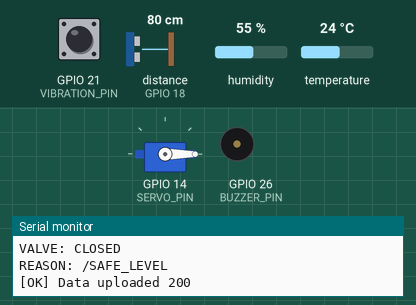
Simulated run of this sketch. Board: ESP32. On the bench: servo, buzzer (waves = sounding), the last lines printed to the serial monitor. Wiring (inferred from the names in the program): ultrasonic range finder: trigger GPIO 5; echo GPIO 18. The inputs (shaded band) are chosen by the test bench; at power-on: distance to the obstacle (sensor on GPIO 18) 80 cm, GPIO 21 (VIBRATION_PIN) HIGH, humidity 55 %, temperature 24 °C. The echo pulse lasts 58.3 µs per cm; WiFi joins after 1.5 s; servers stay silent unless stated; uploads are accepted with an empty reply; the local clock reads 2024-03-15 10:24:30 at power-on unless the sketch sets it.

Above: at 3.8 s.
3.9 s: distance to the obstacle (sensor on GPIO 18) set to 12 cm
6.1 s: distance to the obstacle (sensor on GPIO 18) set to 9 cm
At 7.48 s:
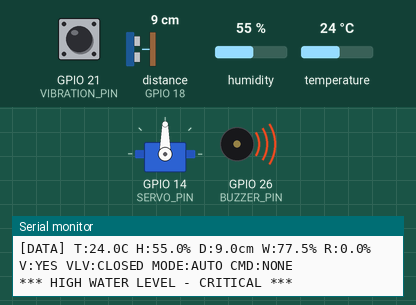
At 8.4 s:
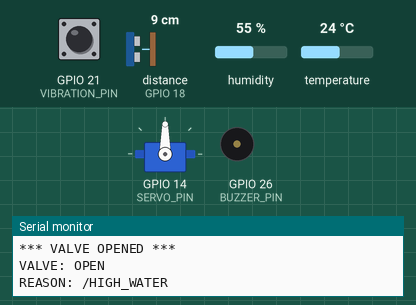
Timing chart, 0 to 9.9 s (numbered marks = the images above; inputs shaded):
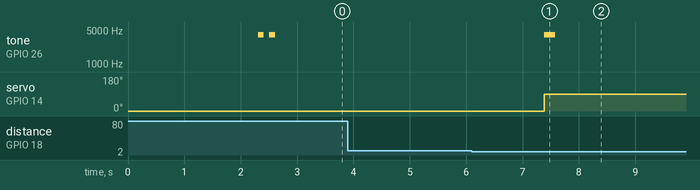

The sketch:

smart_dam_esp32.ino
```cpp
/*******************************************************
 * SMART DAM AUTOMATION SYSTEM - ESP32 WROOM
 * FINAL EDGE DEVICE CODE (fast update + logs + MANUAL)
 ********************************************************/

#include <WiFi.h>
#include <HTTPClient.h>
#include "DHT.h"
#include <ESP32Servo.h>
#include <ArduinoJson.h>
#include <time.h>

// ----------------------------------------------------
// USER CONFIG
// ----------------------------------------------------

#define WIFI_SSID   "------------"
#define WIFI_PASS   "************************"

#define FIREBASE_DB_URL "https://********************.firebasedatabase.app"

// Dam settings
#define DAM_HEIGHT_CM 40

// ----------------------------------------------------
// PIN SETUP (SAFE)
// ----------------------------------------------------

#define DHTPIN 4
#define DHTTYPE DHT11

#define TRIG_PIN 5
#define ECHO_PIN 18

#define BUZZER_PIN 26
//#define SERVO_PIN 13
#define SERVO_PIN 14

#define VIBRATION_PIN 21

// ----------------------------------------------------
// GLOBALS
// ----------------------------------------------------

DHT dht(DHTPIN, DHTTYPE);
Servo valveServo;

bool valveState = false;
float lastRainPercent = 0.0f;
bool lastVibrationState = false;

// Valve control from Firebase
String controlMode = "AUTO";        // "AUTO" | "MANUAL"
String manualCommand = "NONE";      // "OPEN" | "CLOSE" | "NONE"

unsigned long lastPost = 0;
const unsigned long postInterval = 2000;   // send to Firebase every 2s
//Failed to load dashboard data.const unsigned long postInterval = 1000;   // send to Firebase every 1s


unsigned long lastRainFetch = 0;
const unsigned long rainFetchInterval = 15000; // 15s

unsigned long lastControlFetch = 0;
const unsigned long controlFetchInterval = 2000; // 2s

// ----------------------------------------------------
// PWM BUZZER (ESP32 core 3.x API)
// ----------------------------------------------------

#define BUZZER_FREQUENCY 4000
#define BUZZER_RESOLUTION 8

void setupBuzzer() {
  ledcAttach(BUZZER_PIN, BUZZER_FREQUENCY, BUZZER_RESOLUTION);
}

void beep(int ms, int strength = 200) {
  uint32_t duty = (strength * (1 << BUZZER_RESOLUTION)) / 255;
  ledcWrite(BUZZER_PIN, duty);
  delay(ms);
  ledcWrite(BUZZER_PIN, 0);
}

// ----------------------------------------------------
// TIME / TIMESTAMP
// ----------------------------------------------------

String nowIso() {
  time_t now = time(nullptr);
  if (now < 100000) {
    return String(millis());  // fallback when NTP not ready
  }
  struct tm *tm_info = gmtime(&now);
  char buf[25];
  strftime(buf, sizeof(buf), "%Y-%m-%dT%H:%M:%SZ", tm_info);
  return String(buf);
}

// ----------------------------------------------------
// FIREBASE HELPERS FOR ALERT LOGS
// ----------------------------------------------------

void logVibrationAlert() {
  if (WiFi.status() != WL_CONNECTED) return;

  DynamicJsonDocument doc(256);
  doc["level"] = "HIGH";
  doc["timestamp"] = nowIso();
  doc["nodeId"] = "main";

  String json;
  serializeJson(doc, json);

  HTTPClient http;
  http.begin(String(FIREBASE_DB_URL) + "/alerts/vibration.json");
  http.addHeader("Content-Type", "application/json");
  http.POST(json);
  http.end();
}

void logWaterLevelAlert(float dist, float pct, const char* level) {
  if (WiFi.status() != WL_CONNECTED) return;

  DynamicJsonDocument doc(256);
  doc["distanceCm"] = dist;
  doc["percent"] = pct;
  doc["level"] = level;
  doc["timestamp"] = nowIso();
  doc["nodeId"] = "main";

  String json;
  serializeJson(doc, json);

  HTTPClient http;
  http.begin(String(FIREBASE_DB_URL) + "/alerts/waterLevel.json");
  http.addHeader("Content-Type", "application/json");
  http.POST(json);
  http.end();
}

// ----------------------------------------------------
// VIBRATION DETECTION
// ----------------------------------------------------

bool checkVibration() {
  bool currentVibration = digitalRead(VIBRATION_PIN);
  // Edge trigger on rising edge
  if (currentVibration && !lastVibrationState) {
    beep(300, 255);
    Serial.println("*** VIBRATION DETECTED ***");
    lastVibrationState = true;
    logVibrationAlert();
    return true;
  }
  lastVibrationState = currentVibration;
  return currentVibration;
}

// ----------------------------------------------------
// ULTRASONIC + WATER PERCENT
// ----------------------------------------------------

float measureDistance() {
  digitalWrite(TRIG_PIN, LOW);
  delayMicroseconds(3);
  digitalWrite(TRIG_PIN, HIGH);
  delayMicroseconds(12);
  digitalWrite(TRIG_PIN, LOW);

  long duration = pulseIn(ECHO_PIN, HIGH, 30000);
  if (duration == 0) return -1;

  float dist = (duration * 0.0343f) / 2.0f;
  return dist;
}

float calcWaterPercent(float dist) {
  if (dist < 0 || dist > DAM_HEIGHT_CM) return 0;

  float height = DAM_HEIGHT_CM - dist;
  float pct = (height / DAM_HEIGHT_CM) * 100.0f;

  if (pct < 0) pct = 0;
  if (pct > 100) pct = 100;
  return pct;
}

// ----------------------------------------------------
// FETCH RAIN PREDICTION FROM FIREBASE
// ----------------------------------------------------

void fetchRainPrediction() {
  if (WiFi.status() != WL_CONNECTED) return;
  if (millis() - lastRainFetch < rainFetchInterval) return;

  lastRainFetch = millis();

  HTTPClient http;
  http.begin(String(FIREBASE_DB_URL) + "/predictions/rainfall.json");
  int code = http.GET();
  if (code == 200) {
    String body = http.getString();
    DynamicJsonDocument doc(256);
    if (deserializeJson(doc, body) == DeserializationError::Ok &&
        doc.containsKey("percent")) {
      lastRainPercent = doc["percent"].as<float>();
      Serial.printf("[RAIN] Updated rainfall prediction: %.1f%%\n", lastRainPercent);
    }
  }
  http.end();
}

// ----------------------------------------------------
// FETCH CONTROL / VALVE FROM FIREBASE
// ----------------------------------------------------

void fetchControl() {
  if (WiFi.status() != WL_CONNECTED) return;
  if (millis() - lastControlFetch < controlFetchInterval) return;

  lastControlFetch = millis();

  HTTPClient http;
  http.begin(String(FIREBASE_DB_URL) + "/control/valve.json");
  int code = http.GET();
  if (code == 200) {
    String body = http.getString();
    DynamicJsonDocument doc(256);
    if (deserializeJson(doc, body) == DeserializationError::Ok) {
      if (doc["mode"].is<const char*>()) {
        controlMode = String(doc["mode"].as<const char*>());
      }
      if (doc["manualCommand"].is<const char*>()) {
        manualCommand = String(doc["manualCommand"].as<const char*>());
      }
    }
  }
  http.end();
}

// ----------------------------------------------------
// VALVE CONTROL
// ----------------------------------------------------

void setValve(bool open, String reason) {
  bool changed = (valveState != open);
  valveState = open;

  if (changed) {
    if (open) {
      valveServo.write(90);
      beep(200, 200);
      Serial.println("*** VALVE OPENED ***");
    } else {
      valveServo.write(0);
      beep(100, 150);
      Serial.println("*** VALVE CLOSED ***");
    }
  }

  Serial.print("VALVE: ");
  Serial.println(open ? "OPEN" : "CLOSED");
  Serial.print("REASON: /");
  Serial.println(reason);

  // Always push status (so frontend never shows UNKNOWN)
  if (WiFi.status() == WL_CONNECTED) {
    DynamicJsonDocument doc(256);
    doc["state"] = open ? "OPEN" : "CLOSED";
    doc["reason"] = reason;
    doc["timestamp"] = nowIso();

    String json;
    serializeJson(doc, json);

    HTTPClient http;
    http.begin(String(FIREBASE_DB_URL) + "/status/valve.json");
    http.addHeader("Content-Type", "application/json");
    http.PUT(json);
    http.end();
  }
}

// ----------------------------------------------------
// AUTO CONTROL
// ----------------------------------------------------

void autoControl(float dist, float pct, float rain) {
  static bool highWaterAlerted = false;

  // High water: open
  if (pct > 75.0f) {
    if (!highWaterAlerted) {
      beep(500, 255);  // critical alert
      Serial.println("*** HIGH WATER LEVEL - CRITICAL ***");
      logWaterLevelAlert(dist, pct, "HIGH_WATER");
      highWaterAlerted = true;
    }
    setValve(true, "HIGH_WATER");
    return;
  } else {
    highWaterAlerted = false;
  }

  // Rain + medium water
  if (rain > 75.0f && pct > 40.0f) {
    logWaterLevelAlert(dist, pct, "RAIN_PREDICTION");
    setValve(true, "RAIN_PREDICTION");
    return;
  }

  // Safe level: close
  if (pct < 45.0f) {
    setValve(false, "SAFE_LEVEL");
  }
}

// ----------------------------------------------------
// POST SENSOR DATA
// ----------------------------------------------------

void postReading(float temp, float hum, float dist, float pct, bool vibration) {
  if (WiFi.status() != WL_CONNECTED) {
    Serial.println("[WARN] Skip upload: WiFi not connected");
    return;
  }

  DynamicJsonDocument doc(1024);
  doc["temp"] = temp;
  doc["humidity"] = hum;
  doc["distance"] = dist;
  doc["percent"] = pct;                    // used by frontend
  doc["rain_prediction"] = lastRainPercent;
  doc["vibration"] = vibration;
  doc["valve_state"] = valveState ? "OPEN" : "CLOSED";
  doc["timestamp"] = nowIso();             // ISO UTC

  String json;
  serializeJson(doc, json);

  HTTPClient http;
  http.begin(String(FIREBASE_DB_URL) + "/readings.json");
  http.addHeader("Content-Type", "application/json");
  int httpCode = http.POST(json);

  if (httpCode > 0) {
    Serial.print("[OK] Data uploaded ");
  } else {
    Serial.print("[ERROR] Upload failed ");
  }
  Serial.println(httpCode);
  http.end();
}

// ----------------------------------------------------
// SETUP
// ----------------------------------------------------

void setup() {
  Serial.begin(115200);
  delay(500);

  Serial.println("\n=== SMART DAM SYSTEM BOOT ===");

  pinMode(TRIG_PIN, OUTPUT);
  pinMode(ECHO_PIN, INPUT);
  pinMode(VIBRATION_PIN, INPUT_PULLUP);

  dht.begin();
  setupBuzzer();

  //valveServo.attach(SERVO_PIN);
  valveServo.attach(SERVO_PIN, 500, 2400);

  valveServo.write(0);
  valveState = false;

  // -------- Wi-Fi logic (your original pattern) --------
  Serial.println("Starting Wi-Fi Connection...");
  delay(100);

  WiFi.mode(WIFI_STA);
  WiFi.begin(WIFI_SSID, WIFI_PASS);

  Serial.print("Connecting");
  int attempts = 0;
  while (WiFi.status() != WL_CONNECTED && attempts < 40) {
    delay(500);
    Serial.print(".");
    attempts++;
  }

  if (WiFi.status() == WL_CONNECTED) {
    Serial.println("\nSUCCESS: Connected to WiFi network!");
    Serial.print("IP Address: ");
    Serial.println(WiFi.localIP());

    // NTP time sync (UTC)
    configTime(0, 0, "pool.ntp.org", "time.nist.gov", "time.google.com");
    Serial.print("Syncing time");
    int retries = 0;
    while (time(nullptr) < 100000 && retries < 30) {
      delay(500);
      Serial.print(".");
      retries++;
    }
    Serial.println();
    if (time(nullptr) >= 100000) {
      Serial.println("Time synced.");
    } else {
      Serial.println("Time sync failed, using millis for timestamp.");
    }
  } else {
    Serial.println("\nFAILURE: Could not connect to network.");
    Serial.print("WiFi Status Code: ");
    Serial.println(WiFi.status());
  }

  // Publish initial valve status so UI is not UNKNOWN
  setValve(false, "BOOT");

  // Startup beep
  beep(100, 150);
  delay(100);
  beep(100, 150);
}

// ----------------------------------------------------
// LOOP
// ----------------------------------------------------

void loop() {
  // ---- WiFi reconnect guard ----
  if (WiFi.status() != WL_CONNECTED) {
    Serial.println("WiFi disconnected. Attempting to reconnect...");
    WiFi.begin(WIFI_SSID, WIFI_PASS);
    delay(5000);
    return;
  }

  float temp = dht.readTemperature();
  float hum  = dht.readHumidity();
  float dist = measureDistance();
  if (dist < 0) dist = 0;   // avoid NA, treat as max water
  float pct  = calcWaterPercent(dist);
  bool vibration = checkVibration();

  if (isnan(temp) || isnan(hum)) {
    Serial.println("DHT ERROR - Retrying...");
    delay(2000);
    return;
  }

  // fetch rain prediction & valve control from Firebase
  fetchRainPrediction();
  fetchControl();

  Serial.printf("[DATA] T:%.1fC H:%.1f%% D:%.1fcm W:%.1f%% R:%.1f%% V:%s VLV:%s MODE:%s CMD:%s\n",
                temp, hum, dist, pct, lastRainPercent,
                vibration ? "YES" : "NO",
                valveState ? "OPEN" : "CLOSED",
                controlMode.c_str(),
                manualCommand.c_str());

  // ----- apply control -----
  if (controlMode == "AUTO") {
    autoControl(dist, pct, lastRainPercent);
  } else {  // MANUAL
    if (manualCommand == "OPEN") {
      setValve(true, "MANUAL_OPEN");
    } else if (manualCommand == "CLOSE") {
      setValve(false, "MANUAL_CLOSE");
    }
    // if NONE, maintain current valveState
  }

  // Upload periodically (every 2s)
  if (millis() - lastPost > postInterval) {
    postReading(temp, hum, dist, pct, vibration);
    lastPost = millis();
  }

  delay(500);  // faster loop
}
```

Measured:
- the behaviour switches between 11 and 10 cm on distance to the obstacle (sensor on GPIO 18) (found by bisection; images 0 and 1)
- after the input at 6.1 s, tone on GPIO 26 (BUZZER_PIN): silent → 4000 Hz after 1.3 s, → silent 0.20 s later; servo on GPIO 14 (SERVO_PIN): 0° → 90° after 1.3 s
